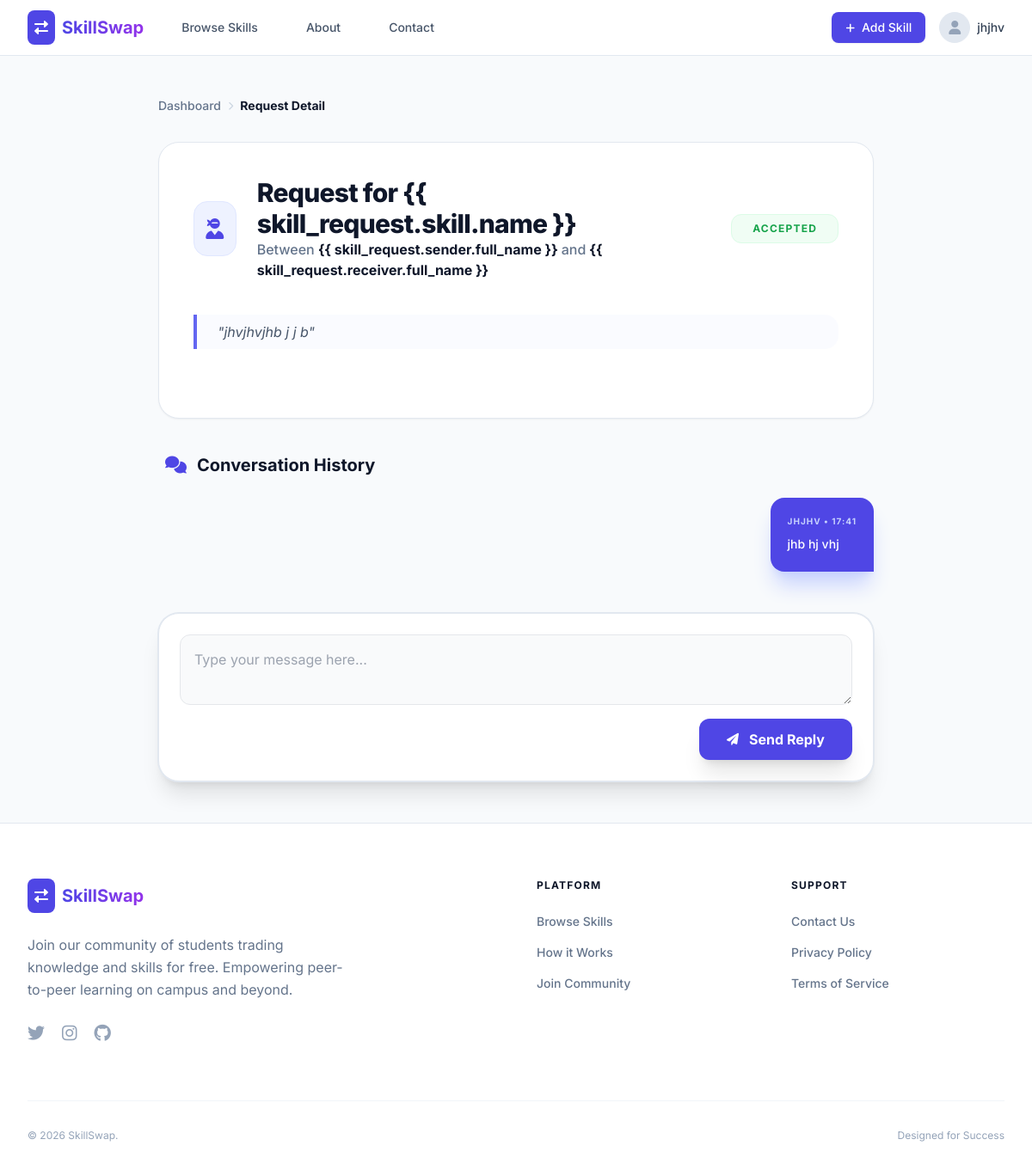
Screenshot of /requests/1/ (signed in) with the database file from the repository.
### accounts/models.py (models this page shows, shortened)
class User(AbstractUser):
    username = None
    email = models.EmailField(_('email address'), unique=True)
    full_name = models.CharField(_('full name'), max_length=150)
    USERNAME_FIELD = 'email'
    REQUIRED_FIELDS = ['full_name']
    objects = UserManager()

### skill_requests/models.py (models this page shows, shortened)
class SkillRequest(models.Model):
    STATUS_CHOICES = (
        ('P', 'Pending'),
        ('A', 'Accepted'),
        ('R', 'Rejected'),
    )
    sender = models.ForeignKey(settings.AUTH_USER_MODEL, on_delete=models.CASCADE, related_name='requests_sent')
    receiver = models.ForeignKey(settings.AUTH_USER_MODEL, on_delete=models.CASCADE, related_name='requests_received')
    skill = models.ForeignKey(Skill, on_delete=models.CASCADE, related_name='requests')
    message = models.TextField(help_text="Introduction message for the skill request", blank=False)
    status = models.CharField(max_length=1, choices=STATUS_CHOICES, default='P')
    created_at = models.DateTimeField(auto_now_add=True)
    updated_at = models.DateTimeField(auto_now=True)
    class Meta:
        ordering = ['-created_at']

class Message(models.Model):
    request = models.ForeignKey(SkillRequest, on_delete=models.CASCADE, related_name='messages')
    sender = models.ForeignKey(settings.AUTH_USER_MODEL, on_delete=models.CASCADE)
    content = models.TextField()
    timestamp = models.DateTimeField(auto_now_add=True)
    class Meta:
        ordering = ['timestamp']

### skill_requests/views.py (the view)
# urls.py: path('<int:pk>/', RequestDetailView.as_view(), name='detail'),
class RequestDetailView(LoginRequiredMixin, UserPassesTestMixin, DetailView):
    model = SkillRequest
    template_name = 'skill_requests/request_detail.html'
    context_object_name = 'skill_request'
    def test_func(self):
        req = self.get_object()
        return self.request.user == req.sender or self.request.user == req.receiver
    def get_context_data(self, **kwargs):
        context = super().get_context_data(**kwargs)
        context['message_form'] = MessageForm()
        context['messages_list'] = self.object.messages.all()
        return context

### skill_requests/forms.py
class MessageForm(forms.ModelForm):
    content = forms.CharField(
        widget=forms.Textarea(attrs={
            'class': 'block w-full p-4 border rounded-xl bg-gray-50 focus:bg-white transition-all outline-none border-gray-200 focus:border-indigo-600 focus:ring-1 focus:ring-indigo-600',
            'rows': 2,
            'placeholder': 'Type your message here...'
        }),
        required=True
    )
    class Meta:
        model = Message
        fields = ['content']

### templates/skill_requests/request_detail.html (shortened to what this page needs)
{% extends 'base.html' %}
{% block content %}
<div class="max-w-4xl mx-auto px-4 sm:px-6 lg:px-8 py-12">
    <div class="flex items-center space-x-2 text-sm text-slate-500 mb-8 font-medium">
        <a href="{% url 'accounts:dashboard' %}" class="hover:text-indigo-600 transition-colors">Dashboard</a>
        <i class="fas fa-chevron-right text-[10px] text-slate-300"></i>
        <span class="text-slate-900 font-bold">Request Detail</span>
    </div>
    <div class="bg-white rounded-3xl p-8 md:p-10 shadow-sm border border-slate-200 mb-10">
        <div class="flex flex-col md:flex-row md:items-center justify-between gap-8 mb-10">
            <div class="flex items-center space-x-6">
                <div
                    class="w-16 h-16 bg-indigo-50 rounded-2xl flex items-center justify-center text-indigo-600 text-2xl border border-indigo-100 overflow-hidden">
                    {% if user == skill_request.sender %}
                    {% if skill_request.receiver.profile.avatar %}
                    <img src="{{ skill_request.receiver.profile.avatar.url }}" class="w-full h-full object-cover">
                    {% else %}<i class="fas fa-user-graduate"></i>{% endif %}
                    {% else %}
                    {% if skill_request.sender.profile.avatar %}
                    <img src="{{ skill_request.sender.profile.avatar.url }}" class="w-full h-full object-cover">
                    {% else %}<i class="fas fa-user-ninja"></i>{% endif %}
                    {% endif %}
                </div>
                <div>
                    <h1 class="text-2xl md:text-3xl font-extrabold text-slate-900 tracking-tight">Request for {{
                        skill_request.skill.name }}</h1>
                    <p class="text-slate-500 font-medium">Between <span class="text-slate-900 font-bold">{{
                            skill_request.sender.full_name }}</span> and <span class="text-slate-900 font-bold">{{
                            skill_request.receiver.full_name }}</span></p>
                </div>
            </div>
            <div class="flex items-center">
                {% if skill_request.status == 'P' %}
                <span
                    class="px-6 py-2 bg-amber-50 text-amber-600 font-bold rounded-xl border border-amber-100 uppercase tracking-widest text-xs">Pending</span>
                {% elif skill_request.status == 'A' %}
                <span
                    class="px-6 py-2 bg-green-50 text-green-600 font-bold rounded-xl border border-green-100 uppercase tracking-widest text-xs">Accepted</span>
                {% else %}
                <span
                    class="px-6 py-2 bg-red-50 text-red-600 font-bold rounded-xl border border-red-100 uppercase tracking-widest text-xs">Rejected</span>
                {% endif %}
            </div>
        </div>
        <div
            class="prose prose-slate max-w-none text-slate-600 italic border-l-4 border-indigo-500 pl-6 py-2 mb-10 bg-indigo-50/30 rounded-r-2xl">
            "{{ skill_request.message }}"
        </div>
    </div>
    <div class="space-y-6 mb-12">
        <h2 class="text-xl font-bold text-slate-900 flex items-center px-2">
            <i class="fas fa-comments mr-3 text-indigo-600"></i> Conversation History
        </h2>
        <div class="space-y-4">
            {% for msg in messages_list %}
            <div class="flex {% if msg.sender == user %}justify-end{% else %}justify-start{% endif %}">
                <div
                    class="max-w-md {% if msg.sender == user %}bg-indigo-600 text-white rounded-t-2xl rounded-bl-2xl shadow-indigo-200{% else %}bg-white text-slate-700 border border-slate-200 rounded-t-2xl rounded-br-2xl{% endif %} p-5 shadow-xl">
                    <p
                        class="text-[10px] uppercase font-bold tracking-widest mb-2 {% if msg.sender == user %}text-indigo-200{% else %}text-slate-400{% endif %}">
                        {{ msg.sender.full_name }} • {{ msg.timestamp|time:"H:i" }}
                    </p>
                    <p class="text-sm font-medium leading-relaxed">{{ msg.content }}</p>
                </div>
            </div>
            {% empty %}
            <div class="text-center py-10">
                <p class="text-slate-400 italic text-sm">No messages yet. Send a reply below!</p>
            </div>
            {% endfor %}
        </div>
    </div>
    <div class="bg-white p-6 rounded-3xl shadow-xl border border-slate-200 ring-1 ring-slate-200">
        <form method="POST" action="{% url 'skill_requests:reply' skill_request.pk %}">
            <div class="mb-4">
                {{ message_form.content }}
            </div>
            <div class="flex justify-end">
                <button type="submit"
                    class="px-8 py-3 bg-indigo-600 text-white font-bold rounded-xl hover:bg-slate-900 transition-all duration-300 shadow-xl flex items-center">
                    <i class="fas fa-paper-plane mr-3 text-sm"></i> Send Reply
                </button>
            </div>
        </form>
    </div>
</div>
{% endblock %}

### templates/base.html (shortened to what this page needs)
<!DOCTYPE html>
<html lang="en">
<head>
    <script src="https://cdn.tailwindcss.com"></script>
    <link href="https://cdnjs.cloudflare.com/ajax/libs/font-awesome/6.0.0/css/all.min.css" rel="stylesheet">
</head>
<body class="bg-slate-50 min-h-screen flex flex-col">
    <nav class="bg-white border-b border-slate-200 sticky top-0 z-50">
        <div class="max-w-7xl mx-auto px-4 sm:px-6 lg:px-8">
            <div class="flex justify-between h-16">
                <div class="flex items-center">
                    <a href="{% url 'core:home' %}" class="flex-shrink-0 flex items-center space-x-2">
                        <div class="bg-indigo-600 p-2 rounded-lg">
                            <i class="fas fa-exchange-alt text-white"></i>
                        </div>
                        <span class="text-xl font-bold bg-clip-text text-transparent bg-gradient-to-r from-indigo-600 to-purple-600">SkillSwap</span>
                    </a>
                    <div class="hidden md:ml-8 md:flex md:space-x-8">
                        <a href="{% url 'skills:list' %}" class="text-slate-600 hover:text-indigo-600 px-3 py-2 text-sm font-medium transition duration-200">Browse Skills</a>
                        <a href="{% url 'core:about' %}" class="text-slate-600 hover:text-indigo-600 px-3 py-2 text-sm font-medium transition duration-200">About</a>
                        <a href="{% url 'core:contact' %}" class="text-slate-600 hover:text-indigo-600 px-3 py-2 text-sm font-medium transition duration-200">Contact</a>
                    </div>
                </div>
                <div class="flex items-center space-x-4">
                    {% if user.is_authenticated %}
                        <a href="{% url 'skills:create' %}" class="bg-indigo-600 text-white px-4 py-2 rounded-lg text-sm font-medium hover:bg-indigo-700 transition duration-200 shadow-sm">
                            <i class="fas fa-plus mr-2 text-xs"></i>Add Skill
                        </a>
                        <div class="relative flex items-center group">
                            <button class="flex items-center space-x-2 focus:outline-none py-2">
                                <div class="w-9 h-9 bg-slate-200 rounded-full flex items-center justify-center overflow-hidden border border-slate-200">
                                    {% if user.profile.avatar %}
                                        <img src="{{ user.profile.avatar.url }}" alt="avatar" class="w-full h-full object-cover">
                                    {% else %}
                                        <i class="fas fa-user text-slate-400"></i>
                                    {% endif %}
                                </div>
                                <span class="hidden md:block text-slate-700 text-sm font-medium">{{ user.full_name }}</span>
                            </button>
                        </div>
                    {% else %}
                        <a href="{% url 'accounts:login' %}" class="text-slate-600 hover:text-indigo-600 text-sm font-medium px-3 py-2">Login</a>
                        <a href="{% url 'accounts:signup' %}" class="bg-indigo-600 text-white px-5 py-2.5 rounded-lg text-sm font-medium hover:bg-indigo-700 transition duration-200 shadow-md">Sign Up</a>
                    {% endif %}
                </div>
            </div>
        </div>
    </nav>
    <main class="flex-grow">
        {% block content %}{% endblock %}
    </main>
    <footer class="bg-white border-t border-slate-200 pt-16 pb-8">
        <div class="max-w-7xl mx-auto px-4 sm:px-6 lg:px-8">
            <div class="grid grid-cols-1 md:grid-cols-4 gap-12">
                <div class="col-span-1 md:col-span-2">
                    <div class="flex items-center space-x-2 mb-6">
                        <div class="bg-indigo-600 p-2 rounded-lg">
                            <i class="fas fa-exchange-alt text-white"></i>
                        </div>
                        <span class="text-xl font-bold bg-clip-text text-transparent bg-gradient-to-r from-indigo-600 to-purple-600">SkillSwap</span>
                    </div>
                    <p class="text-slate-500 max-w-sm mb-6 leading-relaxed">
                        Join our community of students trading knowledge and skills for free. Empowering peer-to-peer learning on campus and beyond.
                    </p>
                    <div class="flex space-x-5">
                        <a href="#" class="text-slate-400 hover:text-indigo-600 transition-colors"><i class="fab fa-twitter text-xl"></i></a>
                        <a href="#" class="text-slate-400 hover:text-indigo-600 transition-colors"><i class="fab fa-instagram text-xl"></i></a>
                        <a href="#" class="text-slate-400 hover:text-indigo-600 transition-colors"><i class="fab fa-github text-xl"></i></a>
                    </div>
                </div>
                <div>
                    <h4 class="font-bold text-slate-900 mb-6 uppercase text-xs tracking-widest">Platform</h4>
                    <ul class="space-y-4 text-sm font-medium">
                        <li><a href="{% url 'skills:list' %}" class="text-slate-500 hover:text-indigo-600 transition-colors">Browse Skills</a></li>
                        <li><a href="{% url 'core:about' %}" class="text-slate-500 hover:text-indigo-600 transition-colors">How it Works</a></li>
                        <li><a href="{% url 'accounts:signup' %}" class="text-slate-500 hover:text-indigo-600 transition-colors">Join Community</a></li>
                    </ul>
                </div>
                <div>
                    <h4 class="font-bold text-slate-900 mb-6 uppercase text-xs tracking-widest">Support</h4>
                    <ul class="space-y-4 text-sm font-medium">
                        <li><a href="{% url 'core:contact' %}" class="text-slate-500 hover:text-indigo-600 transition-colors">Contact Us</a></li>
                        <li><a href="#" class="text-slate-500 hover:text-indigo-600 transition-colors">Privacy Policy</a></li>
                        <li><a href="#" class="text-slate-500 hover:text-indigo-600 transition-colors">Terms of Service</a></li>
                    </ul>
                </div>
            </div>
            <div class="mt-16 pt-8 border-t border-slate-100 flex flex-col md:flex-row justify-between items-center space-y-4 md:space-y-0 text-slate-400 text-xs">
                <p>&copy; 2026 SkillSwap.</p>
                <p>Designed for Success</p>
            </div>
        </div>
    </footer>
</body>
</html>

### templates/base.html (style rules this page uses)
body { font-family: 'Inter', sans-serif; }

### rows the page displays
User: full_name "jhjhv"
SkillRequest: message "jhvjhvjhb j j b"
Message: sender.full_name "JHJHV", timestamp "17:41", content "jhb hj vhj"
